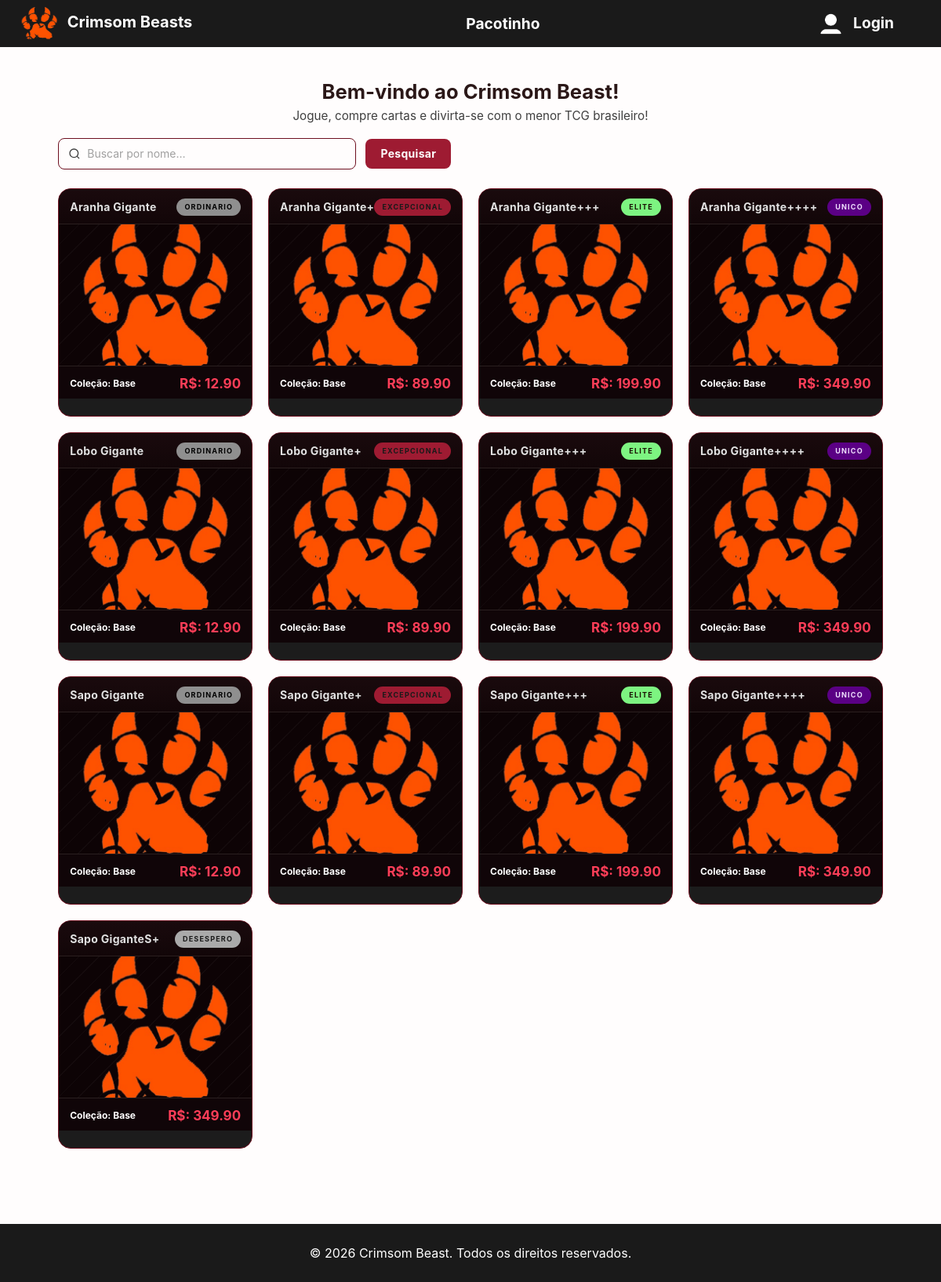
The page / on the database its author committed.
### tables this page shows
CREATE TABLE IF NOT EXISTS cartas (
    ID_CARTA INT NOT NULL AUTO_INCREMENT PRIMARY KEY,
    NOME VARCHAR(50) NOT NULL,
    IMAGEM VARCHAR(200) NOT NULL,
    SANGUE VARCHAR(10) NOT NULL,
    RARIDADE VARCHAR(15) NOT NULL,
    LENDARIO ENUM('s', 'n') DEFAULT 'n',
    COLECAO VARCHAR(20) NOT NULL,
    ID2 INT NOT NULL,
    PRECO DECIMAL(10, 2) NOT NULL
) DEFAULT CHARSET=utf8;

### index.php (the view, shortened to what this page needs)
<!DOCTYPE html>
<html lang="en">
<?php include("conexao.php");
session_start(); ?>
<head>
    <link rel="stylesheet" href="css/bootstrap.min.css">
    <link rel="stylesheet" href="css/style.css">
</head>
<body>
    <?php include("navbar.php"); ?>
    <div class="page-wrap">
        <div class="page-header">
            <div>
                <h1 class="">Bem-vindo ao Crimsom Beast!</h1>
                <p>Jogue, compre cartas e divirta-se com o menor TCG brasileiro!</p>
            </div>
        </div>
        <div class="toolbar">
            <form action="#" method="post" class="search-form">
                <div class="search-wrap">
                    <svg width="16" height="16" fill="none" stroke="currentColor" stroke-width="2" viewBox="0 0 24 24">
                        <circle cx="11" cy="11" r="8" />
                        <path d="m21 21-4.35-4.35" />
                    </svg>
                    <input type="search" name="filtro" maxlength="50" placeholder="Buscar por nome…"
                        value="<?php echo isset($_POST['filtro']) ? htmlspecialchars($_POST['filtro']) : ''; ?>">
                </div>
                <button type="submit" class="btn-toolbar">Pesquisar</button>
            </form>
        </div>
        <div class="card-grid">
            <?php
            if ($_SERVER["REQUEST_METHOD"] == "POST" && isset($_POST['filtro']) && trim($_POST['filtro']) !== '') {
                $filtro = trim($_POST['filtro']);
                $stmt = $conn->prepare('SELECT * FROM cartas WHERE nome LIKE :filtro ORDER BY nome');
                $stmt->bindValue(':filtro', '%' . $filtro . '%', PDO::PARAM_STR);
            } else {
                $stmt = $conn->prepare('SELECT * FROM cartas ORDER BY nome');
            }
            $stmt->execute();
            while ($row = $stmt->fetch(PDO::FETCH_ASSOC)) {
                ?>
                <div class="card-wrap">
                    <div class="card-header-bar">
                        <span class="card-name"><?= htmlspecialchars($row['NOME']) ?></span>
                        <span
                            class="badge-rarity rarity-<?= htmlspecialchars($row['RARIDADE']) ?>"><?= htmlspecialchars($row['RARIDADE']) ?></span>
                    </div>
                    <div class="card-art">
                        <form action="vercarta.php" method="POST" class="card-art-link">
                            <button type="submit" class="card-art-btn">
                                <img src="img/<?= htmlspecialchars($row['IMAGEM']) ?>" alt="<?= htmlspecialchars($row['NOME']) ?>">
                            </button>
                        </form>
                    </div>
                    <div class="card-footer-bar">
                        <span class="card-edition">Coleção: <?= htmlspecialchars($row['COLECAO']) ?></span>
                        <span class="card-price">R$: <?= htmlspecialchars($row['PRECO']) ?></span>
                    </div>
                </div>
                <?php
            }
            ?>
        </div>
    </div>
    <footer class="">
        <div class="container ">
            <p>&copy; 2026 Crimsom Beast. Todos os direitos reservados.</p>
        </div>
    </footer>
</body>
</html>

### index.php (style rules this page uses)
body { background-color: var(--bg-white); padding-top: 70px; }
.page-header p { font-size: .95rem; }
.card-art-link { margin: 0; }
.card-art-btn { width: 100%; height: 100%; border: none; background: none; padding: 0; margin: 0; cursor: pointer; display: block; }

### rows shown on the page
cartas: NOME "Aranha Gigante", RARIDADE "ORDINARIO", IMAGEM (picture), COLECAO "Base", PRECO "12.90"
cartas: NOME "Aranha Gigante+", RARIDADE "EXCEPCIONAL", IMAGEM (picture), COLECAO "Base", PRECO "89.90"
cartas: NOME "Aranha Gigante+++", RARIDADE "ELITE", IMAGEM (picture), COLECAO "Base", PRECO "199.90"
cartas: NOME "Aranha Gigante++++", RARIDADE "UNICO", IMAGEM (picture), COLECAO "Base", PRECO "349.90"
cartas: NOME "Lobo Gigante", RARIDADE "ORDINARIO", IMAGEM (picture), COLECAO "Base", PRECO "12.90"
cartas: NOME "Lobo Gigante+", RARIDADE "EXCEPCIONAL", IMAGEM (picture), COLECAO "Base", PRECO "89.90"
cartas: NOME "Lobo Gigante+++", RARIDADE "ELITE", IMAGEM (picture), COLECAO "Base", PRECO "199.90"
cartas: NOME "Lobo Gigante++++", RARIDADE "UNICO", IMAGEM (picture), COLECAO "Base", PRECO "349.90"
cartas: NOME "Sapo Gigante", RARIDADE "ORDINARIO", IMAGEM (picture), COLECAO "Base", PRECO "12.90"
cartas: NOME "Sapo Gigante+", RARIDADE "EXCEPCIONAL", IMAGEM (picture), COLECAO "Base", PRECO "89.90"
cartas: NOME "Sapo Gigante+++", RARIDADE "ELITE", IMAGEM (picture), COLECAO "Base", PRECO "199.90"
cartas: NOME "Sapo Gigante++++", RARIDADE "UNICO", IMAGEM (picture), COLECAO "Base", PRECO "349.90"
cartas: NOME "Sapo GiganteS+", RARIDADE "DESESPERO", IMAGEM (picture), COLECAO "Base", PRECO "349.90"
